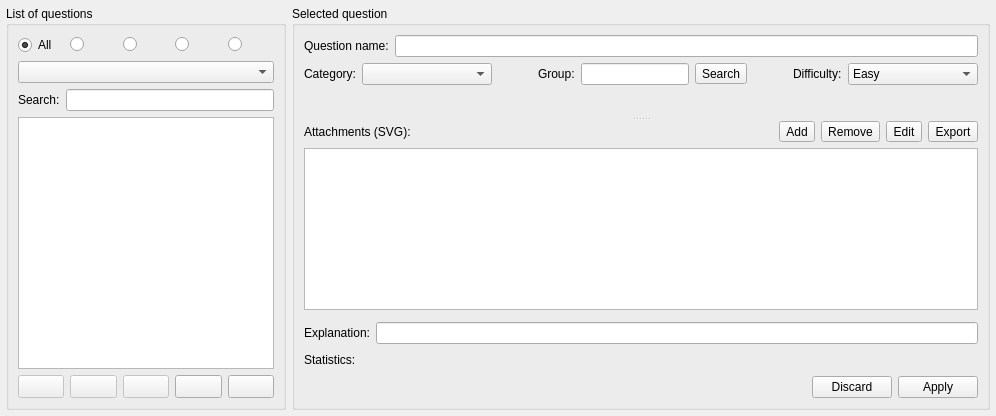
      <widget class="QWidget" name="mainPage">
       <layout class="QVBoxLayout">
        <property name="margin">
         <number>6</number>
        </property>
        <item>
         <layout class="QHBoxLayout">
          <item>
           <widget class="QGroupBox" name="LQGroupBox">
            <property name="sizePolicy">
             <sizepolicy hsizetype="Maximum" vsizetype="MinimumExpanding">
              <horstretch>0</horstretch>
              <verstretch>0</verstretch>
             </sizepolicy>
            </property>
            <property name="title">
             <string>List of questions</string>
            </property>
            <layout class="QVBoxLayout">
             <item>
              <layout class="QHBoxLayout">
               <property name="spacing">
                <number>6</number>
               </property>
               <item>
                <widget class="QRadioButton" name="LQAllRadioButton">
                 <property name="statusTip">
                  <string>Show all questions</string>
                 </property>
                 <property name="text">
                  <string>All</string>
                 </property>
                 <property name="checked">
                  <bool>true</bool>
                 </property>
                </widget>
               </item>
               <item>
                <widget class="QRadioButton" name="LQEasyRadioButton">
                 <property name="statusTip">
                  <string>Show easy questions only</string>
                 </property>
                 <property name="text">
                  <string/>
                 </property>
                 <property name="icon">
                  <iconset resource="resources.qrc">
                   <normaloff>:/images/images/easy.png</normaloff>:/images/images/easy.png</iconset>
                 </property>
                 <property name="iconSize">
                  <size>
                   <width>16</width>
                   <height>16</height>
                  </size>
                 </property>
                </widget>
               </item>
               <item>
                <widget class="QRadioButton" name="LQMediumRadioButton">
                 <property name="statusTip">
                  <string>Show questions with medium difficulty only</string>
                 </property>
                 <property name="text">
                  <string/>
                 </property>
                 <property name="icon">
                  <iconset resource="resources.qrc">
                   <normaloff>:/images/images/medium.png</normaloff>:/images/images/medium.png</iconset>
                 </property>
                 <property name="iconSize">
                  <size>
                   <width>16</width>
                   <height>16</height>
                  </size>
                 </property>
                </widget>
               </item>
               <item>
                <widget class="QRadioButton" name="LQDifficultRadioButton">
                 <property name="statusTip">
                  <string>Show difficult questions only</string>
                 </property>
                 <property name="text">
                  <string/>
                 </property>
                 <property name="icon">
                  <iconset resource="resources.qrc">
                   <normaloff>:/images/images/difficult.png</normaloff>:/images/images/difficult.png</iconset>
                 </property>
                 <property name="iconSize">
                  <size>
                   <width>16</width>
                   <height>16</height>
                  </size>
                 </property>
                </widget>
               </item>
               <item>
                <widget class="QRadioButton" name="LQCategoryRadioButton">
                 <property name="statusTip">
                  <string>Show questions in the selected category only</string>
                 </property>
                 <property name="text">
                  <string/>
                 </property>
                 <property name="icon">
                  <iconset resource="resources.qrc">
                   <normaloff>:/images/images/flag.png</normaloff>:/images/images/flag.png</iconset>
                 </property>
                 <property name="iconSize">
                  <size>
                   <width>16</width>
                   <height>16</height>
                  </size>
                 </property>
                </widget>
               </item>
              </layout>
             </item>
             <item>
              <widget class="QComboBox" name="LQCategoryComboBox">
               <property name="statusTip">
                <string>Select the category to filter the list below</string>
               </property>
              </widget>
             </item>
             <item>
              <layout class="QHBoxLayout">
               <property name="spacing">
                <number>6</number>
               </property>
               <item>
                <widget class="QLabel" name="label_search">
                 <property name="text">
                  <string>Search:</string>
                 </property>
                </widget>
               </item>
               <item>
                <widget class="ExtendedLineEdit" name="LQSearchLineEdit">
                 <property name="statusTip">
                  <string>Type a keyword to filter the list below</string>
                 </property>
                </widget>
               </item>
              </layout>
             </item>
             <item>
              <widget class="QListWidget" name="LQListWidget">
               <property name="statusTip">
                <string>Select a question to edit</string>
               </property>
              </widget>
             </item>
             <item>
              <layout class="QHBoxLayout">
               <property name="spacing">
                <number>6</number>
               </property>
               <item>
                <widget class="QToolButton" name="tbtnAddQuestion">
                 <property name="enabled">
                  <bool>false</bool>
                 </property>
                 <property name="sizePolicy">
                  <sizepolicy hsizetype="Preferred" vsizetype="Fixed">
                   <horstretch>0</horstretch>
                   <verstretch>0</verstretch>
                  </sizepolicy>
                 </property>
                 <property name="statusTip">
                  <string>Add a question</string>
                 </property>
                 <property name="icon">
                  <iconset resource="resources.qrc">
                   <normaloff>:/images/images/filenew.png</normaloff>:/images/images/filenew.png</iconset>
                 </property>
                 <property name="iconSize">
                  <size>
                   <width>16</width>
                   <height>16</height>
                  </size>
                 </property>
                </widget>
               </item>
               <item>
                <widget class="QToolButton" name="tbtnDuplicateQuestion">
                 <property name="enabled">
                  <bool>false</bool>
                 </property>
                 <property name="sizePolicy">
                  <sizepolicy hsizetype="Preferred" vsizetype="Fixed">
                   <horstretch>0</horstretch>
                   <verstretch>0</verstretch>
                  </sizepolicy>
                 </property>
                 <property name="statusTip">
                  <string>Duplicate the selected question</string>
                 </property>
                 <property name="icon">
                  <iconset resource="resources.qrc">
                   <normaloff>:/images/images/editcopy.png</normaloff>:/images/images/editcopy.png</iconset>
                 </property>
                 <property name="iconSize">
                  <size>
                   <width>16</width>
                   <height>16</height>
                  </size>
                 </property>
                </widget>
               </item>
               <item>
                <widget class="QToolButton" name="tbtnDeleteQuestion">
                 <property name="enabled">
                  <bool>false</bool>
                 </property>
                 <property name="sizePolicy">
                  <sizepolicy hsizetype="Preferred" vsizetype="Fixed">
                   <horstretch>0</horstretch>
                   <verstretch>0</verstretch>
                  </sizepolicy>
                 </property>
                 <property name="statusTip">
                  <string>Delete the selected question</string>
                 </property>
                 <property name="icon">
                  <iconset resource="resources.qrc">
                   <normaloff>:/images/images/editdelete.png</normaloff>:/images/images/editdelete.png</iconset>
                 </property>
                 <property name="iconSize">
                  <size>
                   <width>16</width>
                   <height>16</height>
                  </size>
                 </property>
                </widget>
               </item>
               <item>
                <widget class="QToolButton" name="tbtnMoveUp">
                 <property name="sizePolicy">
                  <sizepolicy hsizetype="Preferred" vsizetype="Fixed">
                   <horstretch>0</horstretch>
                   <verstretch>0</verstretch>
                  </sizepolicy>
                 </property>
                 <property name="statusTip">
                  <string>Move the selected question up</string>
                 </property>
                 <property name="icon">
                  <iconset resource="resources.qrc">
                   <normaloff>:/images/images/up.png</normaloff>:/images/images/up.png</iconset>
                 </property>
                 <property name="iconSize">
                  <size>
                   <width>16</width>
                   <height>16</height>
                  </size>
                 </property>
                </widget>
               </item>
               <item>
                <widget class="QToolButton" name="tbtnMoveDown">
                 <property name="sizePolicy">
                  <sizepolicy hsizetype="Preferred" vsizetype="Fixed">
                   <horstretch>0</horstretch>
                   <verstretch>0</verstretch>
                  </sizepolicy>
                 </property>
                 <property name="statusTip">
                  <string>Move the selected question down</string>
                 </property>
                 <property name="icon">
                  <iconset resource="resources.qrc">
                   <normaloff>:/images/images/down.png</normaloff>:/images/images/down.png</iconset>
                 </property>
                 <property name="iconSize">
                  <size>
                   <width>16</width>
                   <height>16</height>
                  </size>
                 </property>
                </widget>
               </item>
              </layout>
             </item>
            </layout>
           </widget>
          </item>
          <item>
           <widget class="QGroupBox" name="SQGroupBox">
            <property name="sizePolicy">
             <sizepolicy hsizetype="Preferred" vsizetype="MinimumExpanding">
              <horstretch>0</horstretch>
              <verstretch>0</verstretch>
             </sizepolicy>
            </property>
            <property name="minimumSize">
             <size>
              <width>401</width>
              <height>379</height>
             </size>
            </property>
            <property name="title">
             <string>Selected question</string>
            </property>
            <layout class="QVBoxLayout" name="verticalLayout_2">
             <item>
              <layout class="QHBoxLayout">
               <item>
                <widget class="QLabel" name="SQQuestionNameLabel">
                 <property name="text">
                  <string>Question name:</string>
                 </property>
                </widget>
               </item>
               <item>
                <widget class="QLineEdit" name="SQQuestionNameLineEdit">
                 <property name="statusTip">
                  <string>Name of the selected question</string>
                 </property>
                </widget>
               </item>
              </layout>
             </item>
             <item>
              <layout class="QHBoxLayout">
               <item>
                <widget class="QLabel" name="SQCategoryLabel">
                 <property name="text">
                  <string>Category:</string>
                 </property>
                </widget>
               </item>
               <item>
                <widget class="QComboBox" name="SQCategoryComboBox">
                 <property name="minimumSize">
                  <size>
                   <width>130</width>
                   <height>0</height>
                  </size>
                 </property>
                 <property name="statusTip">
                  <string>Category of the selected question</string>
                 </property>
                </widget>
               </item>
               <item>
                <spacer>
                 <property name="orientation">
                  <enum>Qt::Horizontal</enum>
                 </property>
                 <property name="sizeHint" stdset="0">
                  <size>
                   <width>40</width>
                   <height>10</height>
                  </size>
                 </property>
                </spacer>
               </item>
               <item>
                <widget class="QLabel" name="SQGroupLabel">
                 <property name="text">
                  <string>Group:</string>
                 </property>
                </widget>
               </item>
               <item>
                <widget class="QLineEdit" name="SQGroupLineEdit">
                 <property name="statusTip">
                  <string>Group of the selected question</string>
                 </property>
                </widget>
               </item>
               <item>
                <widget class="QToolButton" name="tbtnSearchByGroup">
                 <property name="statusTip">
                  <string>Search the database for other questions in this group</string>
                 </property>
                 <property name="text">
                  <string>Search</string>
                 </property>
                </widget>
               </item>
               <item>
                <spacer>
                 <property name="orientation">
                  <enum>Qt::Horizontal</enum>
                 </property>
                 <property name="sizeHint" stdset="0">
                  <size>
                   <width>40</width>
                   <height>10</height>
                  </size>
                 </property>
                </spacer>
               </item>
               <item>
                <widget class="QLabel" name="SQDifficultyLabel">
                 <property name="text">
                  <string>Difficulty:</string>
                 </property>
                </widget>
               </item>
               <item>
                <widget class="QComboBox" name="SQDifficultyComboBox">
                 <property name="minimumSize">
                  <size>
                   <width>130</width>
                   <height>0</height>
                  </size>
                 </property>
                 <property name="maximumSize">
                  <size>
                   <width>130</width>
                   <height>16777215</height>
                  </size>
                 </property>
                 <property name="statusTip">
                  <string>Difficulty of the selected question</string>
                 </property>
                 <item>
                  <property name="text">
                   <string>Easy</string>
                  </property>
                  <property name="icon">
                   <iconset resource="resources.qrc">
                    <normaloff>:/images/images/easy.png</normaloff>:/images/images/easy.png</iconset>
                  </property>
                 </item>
                 <item>
                  <property name="text">
                   <string>Medium</string>
                  </property>
                  <property name="icon">
                   <iconset resource="resources.qrc">
                    <normaloff>:/images/images/medium.png</normaloff>:/images/images/medium.png</iconset>
                  </property>
                 </item>
                 <item>
                  <property name="text">
                   <string>Difficult</string>
                  </property>
                  <property name="icon">
                   <iconset resource="resources.qrc">
                    <normaloff>:/images/images/difficult.png</normaloff>:/images/images/difficult.png</iconset>
                  </property>
                 </item>
                </widget>
               </item>
              </layout>
             </item>
             <item>
              <widget class="QSplitter" name="SQSplitter">
               <property name="orientation">
                <enum>Qt::Vertical</enum>
               </property>
               <widget class="MTTextEdit" name="SQQuestionTextEdit" native="true"/>
               <widget class="QWidget" name="verticalLayout">
                <layout class="QVBoxLayout">
                 <item>
                  <layout class="QHBoxLayout">
                   <item>
                    <widget class="QLabel" name="SQSVGLabel">
                     <property name="text">
                      <string>Attachments (SVG):</string>
                     </property>
                    </widget>
                   </item>
                   <item>
                    <widget class="QToolButton" name="tbtnAddSVG">
                     <property name="toolTip">
                      <string>Add SVG</string>
                     </property>
                     <property name="statusTip">
                      <string>Add an attachment</string>
                     </property>
                     <property name="text">
                      <string>Add</string>
                     </property>
                     <property name="icon">
                      <iconset resource="resources.qrc">
                       <normaloff>:/images/images/list-add.png</normaloff>:/images/images/list-add.png</iconset>
                     </property>
                     <property name="iconSize">
                      <size>
                       <width>16</width>
                       <height>16</height>
                      </size>
                     </property>
                    </widget>
                   </item>
                   <item>
                    <widget class="QToolButton" name="tbtnRemoveSVG">
                     <property name="toolTip">
                      <string>Remove SVG</string>
                     </property>
                     <property name="statusTip">
                      <string>Remove the selected attachment</string>
                     </property>
                     <property name="text">
                      <string>Remove</string>
                     </property>
                     <property name="icon">
                      <iconset resource="resources.qrc">
                       <normaloff>:/images/images/list-remove.png</normaloff>:/images/images/list-remove.png</iconset>
                     </property>
                     <property name="iconSize">
                      <size>
                       <width>16</width>
                       <height>16</height>
                      </size>
                     </property>
                    </widget>
                   </item>
                   <item>
                    <widget class="QToolButton" name="tbtnEditSVG">
                     <property name="toolTip">
                      <string>Edit SVG</string>
                     </property>
                     <property name="statusTip">
                      <string>Edit the selected attachment</string>
                     </property>
                     <property name="text">
                      <string>Edit</string>
                     </property>
                     <property name="icon">
                      <iconset resource="resources.qrc">
                       <normaloff>:/images/images/document-properties.png</normaloff>:/images/images/document-properties.png</iconset>
                     </property>
                     <property name="iconSize">
                      <size>
                       <width>16</width>
                       <height>16</height>
                      </size>
                     </property>
                    </widget>
                   </item>
                   <item>
                    <widget class="QToolButton" name="tbtnExportSVG">
                     <property name="toolTip">
                      <string>Export SVG</string>
                     </property>
                     <property name="statusTip">
                      <string>Export the selected attachment</string>
                     </property>
                     <property name="text">
                      <string>Export</string>
                     </property>
                     <property name="icon">
                      <iconset resource="resources.qrc">
                       <normaloff>:/images/images/document-save.png</normaloff>:/images/images/document-save.png</iconset>
                     </property>
                     <property name="iconSize">
                      <size>
                       <width>16</width>
                       <height>16</height>
                      </size>
                     </property>
                    </widget>
                   </item>
                  </layout>
                 </item>
                 <item>
                  <widget class="QListWidget" name="SQSVGListWidget">
                   <property name="minimumSize">
                    <size>
                     <width>0</width>
                     <height>30</height>
                    </size>
                   </property>
                   <property name="statusTip">
                    <string>Attachments of the selected question</string>
                   </property>
                   <property name="iconSize">
                    <size>
                     <width>64</width>
                     <height>64</height>
                    </size>
                   </property>
                   <property name="resizeMode">
                    <enum>QListView::Adjust</enum>
                   </property>
                   <property name="viewMode">
                    <enum>QListView::IconMode</enum>
                   </property>
                  </widget>
                 </item>
                </layout>
               </widget>
              </widget>
             </item>
             <item>
              <widget class="AnswersEdit" name="SQAnswersEdit" native="true"/>
             </item>
             <item>
              <layout class="QHBoxLayout">
               <item>
                <widget class="QLabel" name="SQExplanationLabel">
                 <property name="text">
                  <string>Explanation:</string>
                 </property>
                </widget>
               </item>
               <item>
                <widget class="QLineEdit" name="SQExplanationLineEdit">
                 <property name="statusTip">
                  <string>A brief explanation of the selected question</string>
                 </property>
                </widget>
               </item>
              </layout>
             </item>
             <item>
              <widget class="QLabel" name="SQStatisticsLabel">
               <property name="minimumSize">
                <size>
                 <width>0</width>
                 <height>20</height>
                </size>
               </property>
               <property name="text">
                <string>Statistics:</string>
               </property>
               <property name="wordWrap">
                <bool>true</bool>
               </property>
              </widget>
             </item>
             <item>
              <widget class="QDialogButtonBox" name="SQButtonBox">
               <property name="orientation">
                <enum>Qt::Horizontal</enum>
               </property>
               <property name="standardButtons">
                <set>QDialogButtonBox::Apply|QDialogButtonBox::Discard</set>
               </property>
              </widget>
             </item>
            </layout>
           </widget>
          </item>
         </layout>
        </item>
       </layout>
      </widget>
